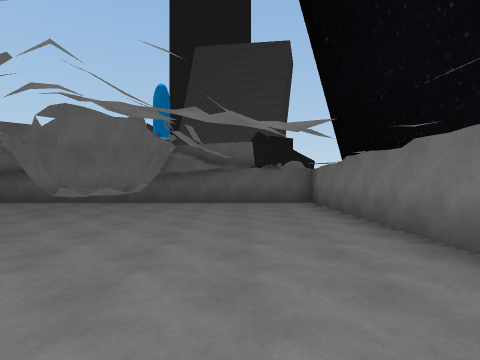
View 1 (above)

16 first-person views from a walk through a scene from a Unity 3-D project. The camera is 1.5 m above the floor, looks level and sees 80° across. The floor is counted in squares, 2 m on a side. Each view is taken from the middle of a square. On the plan, view 1 faces up. The plan holds only what a view shows up to about 10 squares ahead; the rest is blank. The place goes on beyond the plan.

View 2
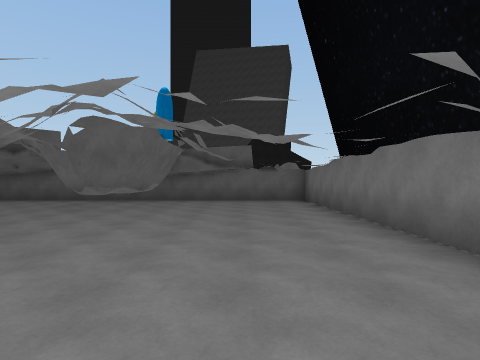

View 3
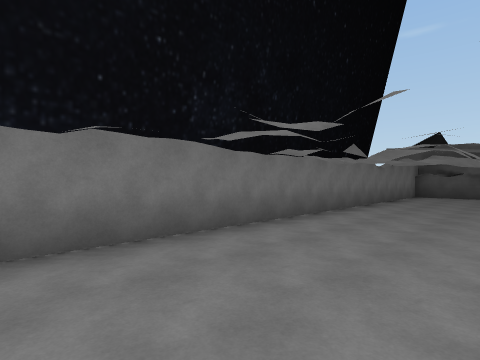

View 4
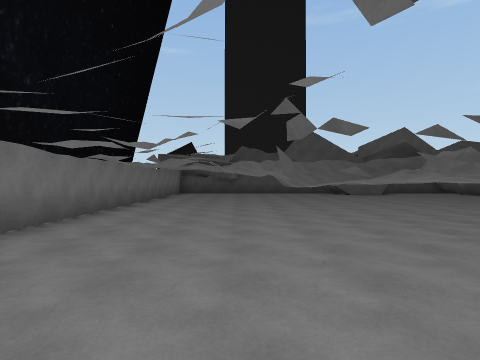

View 5
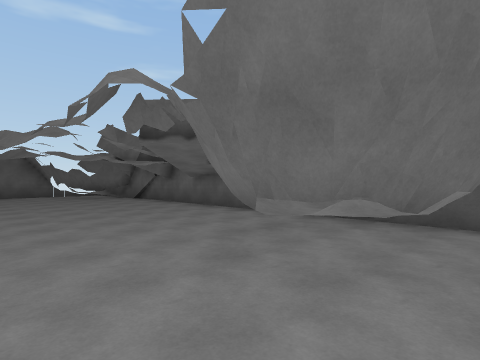

View 6
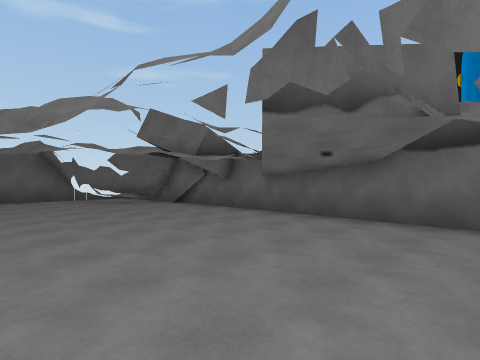

View 7
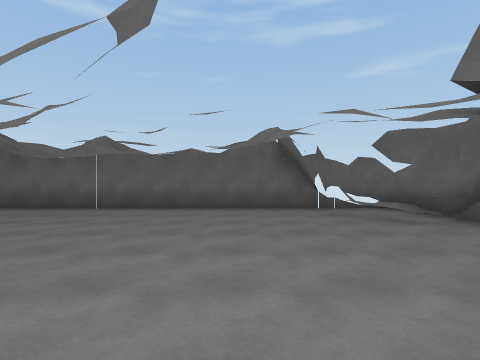

View 8
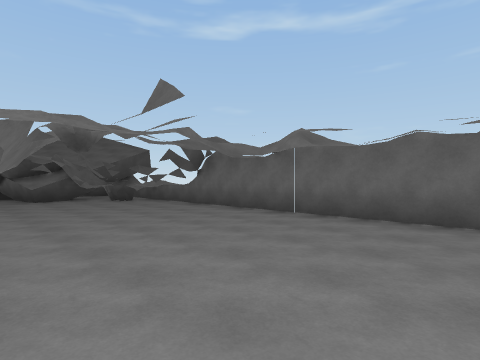

View 9
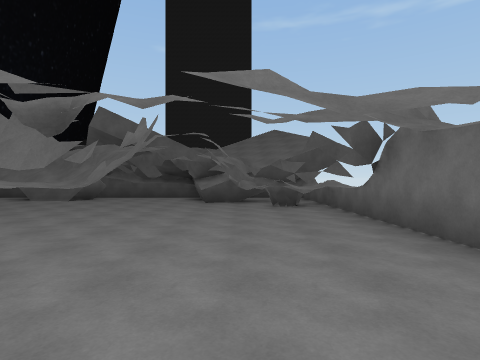

View 10
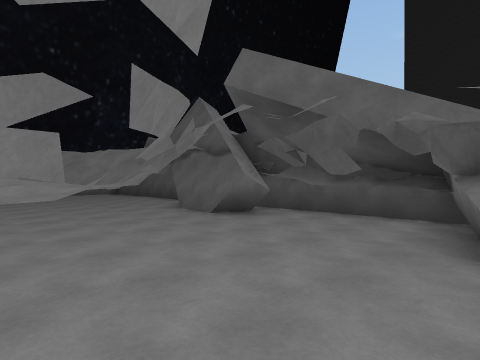

View 11
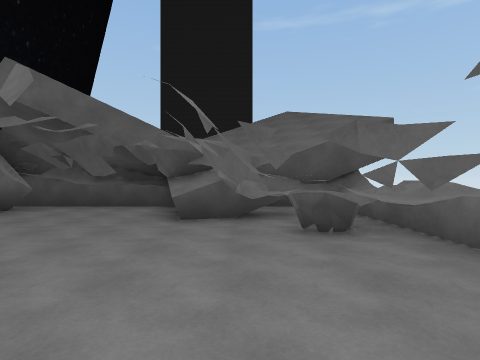

View 12
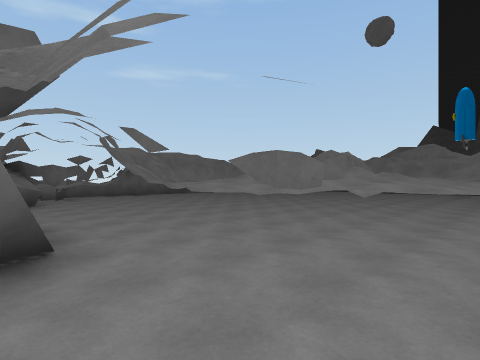

View 13
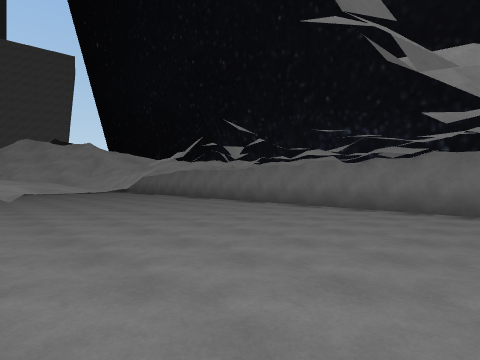

View 14
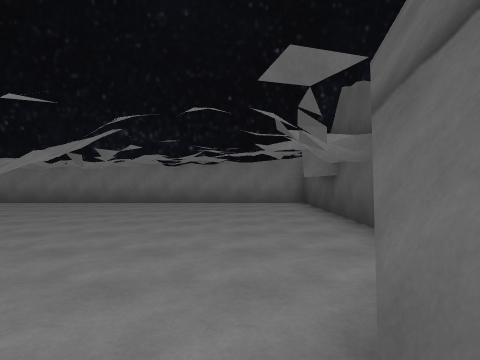

View 15
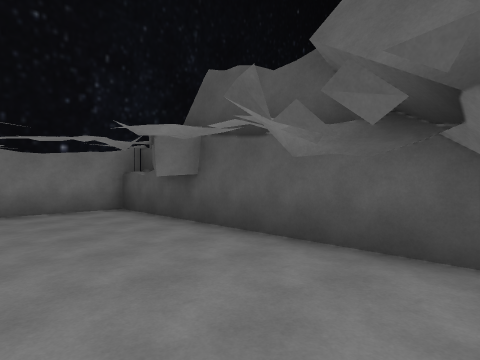

View 16
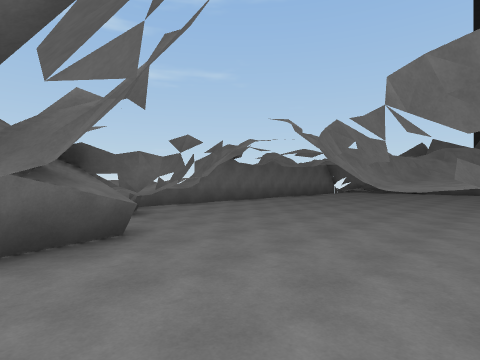

### Floor plan
Key: @ floor where view 1 was taken; # wall or solid block; x gap in a wall; . floor; ^ raised ledge.
Columns run from 17 left of view 1 to 3 right of it. Each row starts with its distance up from view 1.
 10    #################
  9 ^^##.........#...   #
  8  ^^#........###...  #
  7 #x#.........###... .#
  6 #............##.....#
  5 #......... .........#
  4 #...................#
  3 #......     ^......x#
  2 #.......    ^^......#
  1 #. ...^^   ^^^^.....#
  0 #.... ^^   ^^^^#.@..#
 -1 #......^    ^^^x....#
 -2 #.....^^   ^^^^#....#
 -3 ##....#^^^^^^^^.....#
 -4  ^x#...^^^^^^^......#
 -5 #^^x....^^^^#.......#
 -6 #^^x................#
 -7 #####...............#
 -8     ####.###...  ...#
 -9       #### ##########

Positions as (right, up) in squares from view 1, and headings:
1: (0, 0), facing up
2: (0, -1), facing up
3: (-1, 5), facing down-right
4: (-1, 7), facing down
5: (-2, 4), facing up-left
6: (-5, 4), facing up-left
7: (-9, 5), facing left
8: (-11, 5), facing down-left
9: (-14, 3), facing down
10: (-13, -3), facing down-right
11: (-14, -1), facing down
12: (-3, -8), facing up-left
13: (-5, -8), facing up-right
14: (-7, -7), facing right
15: (-5, -6), facing down-right
16: (-9, -8), facing up-left
